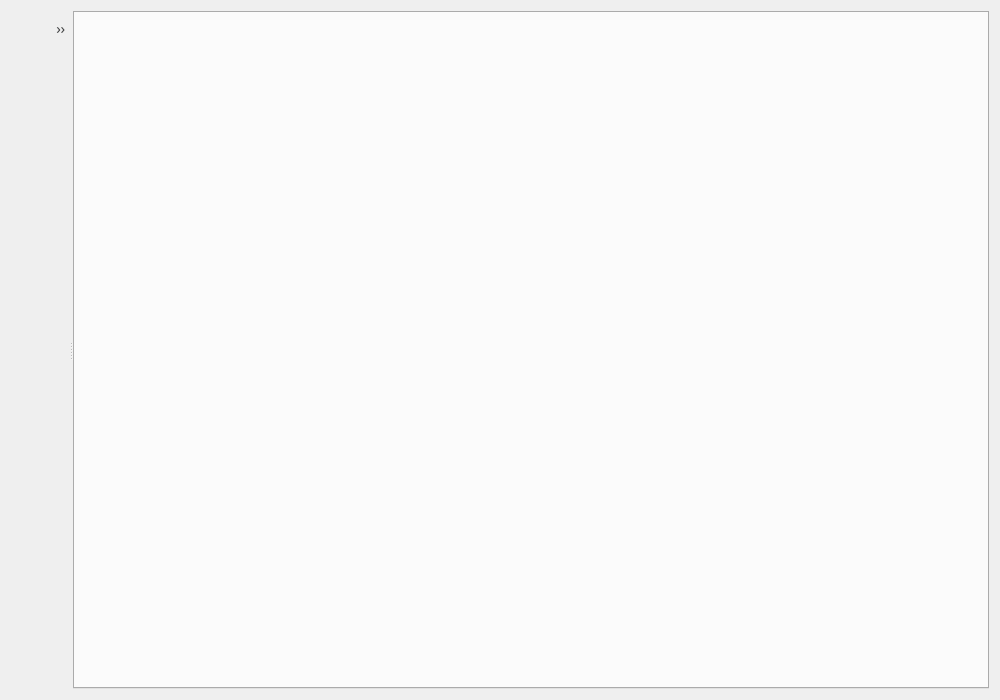
<?xml version="1.0" encoding="UTF-8"?>
<!--
  ~ Wireshark - Network traffic analyzer
  ~ By Gerald Combs <gerald@wireshark.org>
  ~ Copyright 1998 Gerald Combs
  ~
  ~ SPDX-License-Identifier: GPL-2.0-or-later
  -->
<ui version="4.0">
 <class>LuaDebuggerDialog</class>
 <widget class="QDialog" name="LuaDebuggerDialog">
  <property name="geometry">
   <rect>
    <x>0</x>
    <y>0</y>
    <width>1000</width>
    <height>700</height>
   </rect>
  </property>
  <property name="windowTitle">
   <string>Lua Debugger</string>
  </property>
  <layout class="QHBoxLayout" name="horizontalLayout">
   <item>
    <widget class="QSplitter" name="mainSplitter">
     <property name="orientation">
      <enum>Qt::Horizontal</enum>
     </property>
     <widget class="QWidget" name="leftPanel">
      <layout class="QVBoxLayout" name="leftPanelLayout">
       <property name="spacing">
        <number>2</number>
       </property>
       <property name="leftMargin">
        <number>0</number>
       </property>
       <property name="topMargin">
        <number>0</number>
       </property>
       <property name="rightMargin">
        <number>0</number>
       </property>
       <property name="bottomMargin">
        <number>0</number>
       </property>
      <item>
       <widget class="QToolBar" name="toolBar">
        <property name="movable">
         <bool>false</bool>
        </property>
        <property name="floatable">
         <bool>false</bool>
        </property>
        <addaction name="actionSepBeforeContinue"/>
        <addaction name="actionContinue"/>
        <addaction name="actionStepOver"/>
        <addaction name="actionStepIn"/>
        <addaction name="actionStepOut"/>
        <addaction name="actionAddWatch"/>
        <addaction name="actionSepAfterStep"/>
        <addaction name="actionOpenFile"/>
        <addaction name="actionSaveFile"/>
        <addaction name="actionSepAfterSave"/>
        <addaction name="actionReloadLuaPlugins"/>
       </widget>
      </item>
       <item>
        <widget class="QSplitter" name="leftSplitter">
         <property name="orientation">
          <enum>Qt::Vertical</enum>
         </property>
         <property name="childrenCollapsible">
          <bool>false</bool>
         </property>
        </widget>
       </item>
      </layout>
     </widget>
     <widget class="QWidget" name="codeEditorSide">
      <layout class="QVBoxLayout" name="codeEditorSideLayout">
       <property name="spacing">
        <number>0</number>
       </property>
       <property name="leftMargin">
        <number>0</number>
       </property>
       <property name="topMargin">
        <number>0</number>
       </property>
       <property name="rightMargin">
        <number>0</number>
       </property>
       <property name="bottomMargin">
        <number>0</number>
       </property>
       <item>
        <widget class="LuaDebuggerFindFrame" name="luaDebuggerFindFrame" native="true"/>
       </item>
       <item>
        <widget class="LuaDebuggerGoToLineFrame" name="luaDebuggerGoToLineFrame" native="true"/>
       </item>
       <item>
        <widget class="QTabWidget" name="codeTabWidget">
         <property name="currentIndex">
          <number>-1</number>
         </property>
         <property name="tabsClosable">
          <bool>true</bool>
         </property>
        </widget>
       </item>
      </layout>
     </widget>
    </widget>
   </item>
  </layout>
  <action name="actionContinue">
   <property name="icon">
    <iconset theme="media-playback-start"/>
   </property>
   <property name="text">
    <string>Continue</string>
   </property>
   <property name="shortcut">
    <string>F5</string>
   </property>
  </action>
  <action name="actionSepBeforeContinue">
   <property name="separator">
    <bool>true</bool>
   </property>
  </action>
  <action name="actionSepAfterStep">
   <property name="separator">
    <bool>true</bool>
   </property>
  </action>
  <action name="actionStepOver">
   <property name="icon">
    <iconset theme="debug-step-over"/>
   </property>
   <property name="text">
    <string>Step Over</string>
   </property>
   <property name="shortcut">
    <string>F10</string>
   </property>
  </action>
  <action name="actionStepIn">
   <property name="icon">
    <iconset theme="debug-step-into"/>
   </property>
   <property name="text">
    <string>Step Into</string>
   </property>
   <property name="shortcut">
    <string>F11</string>
   </property>
  </action>
  <action name="actionStepOut">
   <property name="icon">
    <iconset theme="debug-step-out"/>
   </property>
   <property name="text">
    <string>Step Out</string>
   </property>
   <property name="shortcut">
    <string>Shift+F11</string>
   </property>
  </action>
  <action name="actionOpenFile">
   <property name="icon">
    <iconset theme="document-open"/>
   </property>
   <property name="text">
    <string>Open File</string>
   </property>
  </action>
  <action name="actionSaveFile">
   <property name="icon">
    <iconset theme="document-save"/>
   </property>
   <property name="text">
    <string>Save</string>
   </property>
   <property name="shortcut">
    <string>Ctrl+S</string>
   </property>
  </action>
  <action name="actionSepAfterSave">
   <property name="separator">
    <bool>true</bool>
   </property>
  </action>
  <action name="actionFind">
   <property name="icon">
    <iconset theme="edit-find"/>
   </property>
   <property name="text">
    <string>Find…</string>
   </property>
   <property name="shortcut">
    <string>Ctrl+F</string>
   </property>
  </action>
  <action name="actionGoToLine">
   <property name="text">
    <string>Go to Line…</string>
   </property>
   <property name="shortcut">
    <string>Ctrl+G</string>
   </property>
  </action>
  <action name="actionSepAfterEditor">
   <property name="separator">
    <bool>true</bool>
   </property>
  </action>
  <action name="actionReloadLuaPlugins">
   <property name="icon">
    <iconset theme="view-refresh"/>
   </property>
   <property name="text">
    <string>Reload Lua Plugins</string>
   </property>
   <property name="shortcut">
    <string>Ctrl+Shift+L</string>
   </property>
  </action>
  <action name="actionAddWatch">
   <property name="icon">
    <iconset theme="system-search"/>
   </property>
   <property name="text">
    <string>Add Watch</string>
   </property>
   <property name="toolTip">
    <string>Add Watch</string>
   </property>
   <property name="shortcut">
    <string>Ctrl+Shift+W</string>
   </property>
  </action>
 </widget>
 <customwidgets>
  <customwidget>
   <class>LuaDebuggerCodeView</class>
   <extends>QWidget</extends>
   <header>lua_debugger_code_view.h</header>
  </customwidget>
  <customwidget>
   <class>LuaDebuggerFindFrame</class>
   <extends>QFrame</extends>
   <header>lua_debugger_find_frame.h</header>
  </customwidget>
  <customwidget>
   <class>LuaDebuggerGoToLineFrame</class>
   <extends>QFrame</extends>
   <header>lua_debugger_goto_line_frame.h</header>
  </customwidget>
 </customwidgets>
 <resources/>
 <connections/>
</ui>
